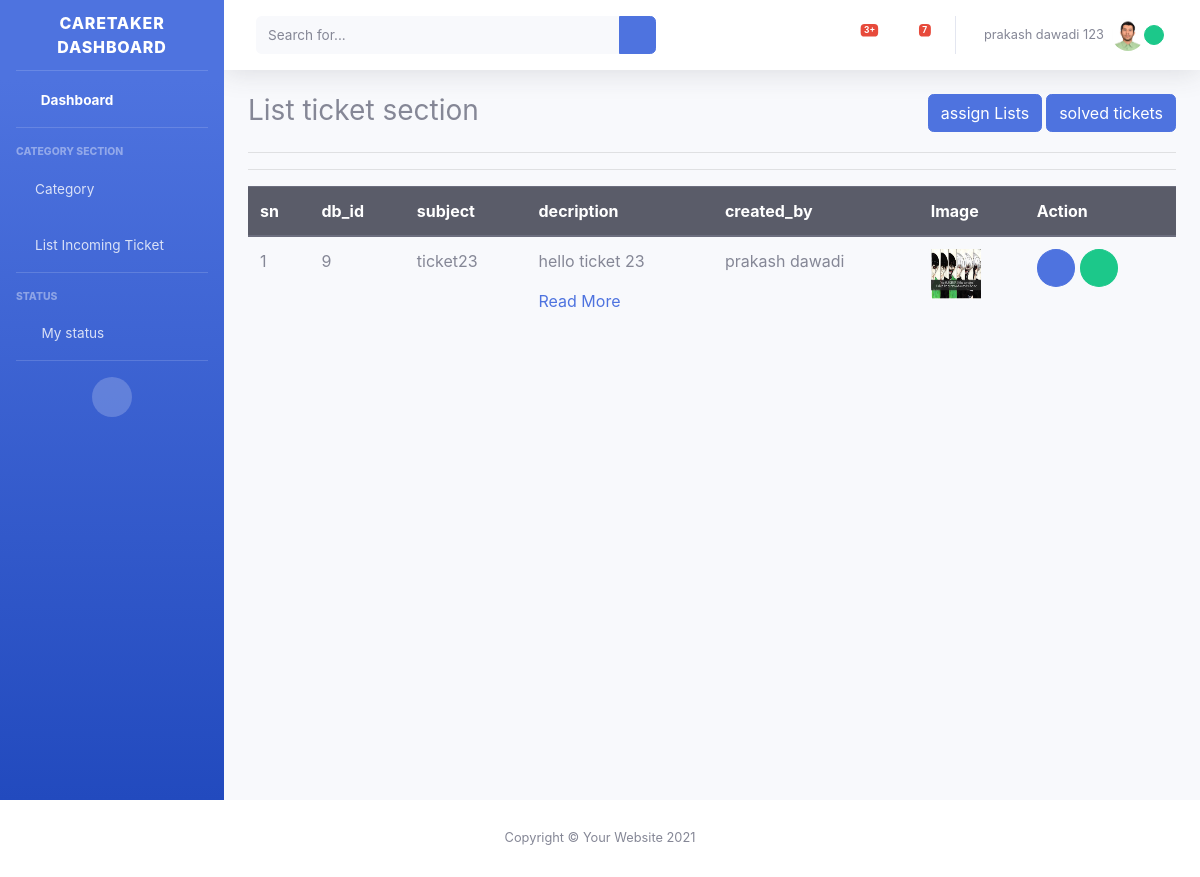
/user/caretaker/incoming-ticket (signed in), run on the app's committed database.
### myUser/models.py (models this page shows, shortened)
class User(AbstractBaseUser):
    email = models.EmailField(unique=True,verbose_name='Email')
    name = models.CharField(max_length=20)
    address = models.CharField(max_length=30)
    phone_no = models.CharField(max_length=10)
    image = models.ImageField(upload_to='user/',null=True,blank=False)
    caretaker_status = models.CharField(max_length=9,choices=status,null=True,blank=True)
    is_customer = models.BooleanField(default=False)
    is_Caretaker = models.BooleanField(default=False)
    is_active = models.BooleanField(default=True)
    is_admin= models.BooleanField(default=False)
    created_at=models.DateTimeField(auto_now_add=True)
    updated_at=models.DateTimeField(auto_now=True)
    objects = UserManager()
    USERNAME_FIELD = 'email'
    REQUIRED_FIELDS  = ['name','address','phone_no']
    def __str__(self):
        return self.name

### Ticket/models.py (models this page shows)
class Ticket(models.Model):
    subject = models.CharField(max_length=30)
    description = models.TextField(max_length=50,blank=True,null=True)
    category  = models.ForeignKey(Category,models.CASCADE,null=True,blank=True)
    image = models.ImageField(upload_to='ticket/',null=True,blank=True)
    status = models.BooleanField(default=1)
    assignStatus = models.BooleanField(null=True,blank=True)
    created_by = models.ForeignKey(User, related_name= 'customerId' , on_delete=models.CASCADE, null=True, blank=True)
    created_at = models.DateTimeField(auto_now_add=True)
    updated_at = models.DateTimeField(auto_now=True)
    def __str__(self):
        return self.subject

### Ticket/views.py (the view, shortened to what this page needs)
# urls.py: path('caretaker/incoming-ticket',views.incomingTicket,name='incoming_ticket'),
@login_required(login_url='caretakerlogin')
def incomingTicket(request):
       if request.user.is_Caretaker and request.user.caretaker_status == 'busy':
           return render(request, 'caretaker/tickets/incoming_tickets.html')
       ticket_exists = ticketAssign.objects.select_related('ticketId').exists()
       if ticket_exists:
            incoming_ticket = Ticket.objects.filter(assignStatus=False)
            print(incoming_ticket)
            data = {
            'ticket_info':incoming_ticket
            }
            return render(request, 'caretaker/tickets/incoming_tickets.html',data)

### templates/careTaker/tickets/incoming_tickets.html (shortened to what this page needs)
{% extends '../../caretaker/includes/dashboardhome.html' %}
  {% load static %}
                {% block 'body' %}
<div class="container-fluid">
    <div class="row" id="dashboardcustomer">
        <div class="col-4">
        <h3 id="customerDashboard">List ticket section</h3>
            </div>
        <div class="col-8">
         <a class=" btn btn-primary top-button"  href="utilities-border.html">solved tickets</a>
         <a class="btn btn-primary top-button mr-1"  href="{% url 'assign_list' %}">assign Lists</a>
                </div>
    </div>
     <hr>
        <hr>
    {% if request.user.caretaker_status == "available" %}
    {% if ticketList %}
    <table class="table ">
        <thead class="thead-dark">
        <tr>
            <th scope="col">sn</th>
            <th scope="col">db_id</th>
            <th>subject</th>
            <th>decription</th>
            <th>Image</th>
            <th>Action</th>
        </tr>
        </thead>
        <tbody>
        {% for t in ticketList %}
        <tr>
            <td>{{forloop.counter}}</td>
            <td>{{t.id}}</td>
            <td>{{t.subject}}</td>
            {% autoescape off %}
            <td>{{t.description|truncatewords:5}} <a href="">Read More</a></td>
            {% endautoescape %}
            {% if t.image %}
            <td>
                <img src="{{t.image.url}}" height="50" width="50" alt="">
            </td>
            {% else %}
            <td>
                empty image
                <img src="" alt="">
            </td>
            {% endif %}
            <td>
                <a href="{% url 'view_details' t.id %}" class="btn btn-primary rounded-circle"><i class="fa fa-eye "
                                                                                                  title="Details info"></i></a>
                <form action="{% url 'ticket_assign' %}" method="POST" class="d-inline">
                    {% csrf_token %}
                    <input type="hidden" value="{{t.id}}" name="ticket">
                    <input type="hidden" value="{{request.user.id}}" name="caretaker">
                    <input type="hidden" value="{{t.created_by_id}}" name="customer">
                    <button type="submit"
                            onclick="return confirm('Are you sure want to assign  category')"
                            class="btn btn-success rounded-circle "><i class="fa fa-user-plus"
                                                                      data-toggle="tooltip" title="assign"></i></button>
                </form>
            </td>
        </tr>
        {% endfor %}
        </tbody>
    </table>
     {% elif ticket_info %}
       <table class="table ">
        <thead class="thead-dark">
        <tr>
            <th scope="col">sn</th>
            <th scope="col">db_id</th>
            <th>subject</th>
            <th>decription</th>
            <th>created_by</th>
            <th>Image</th>
            <th>Action</th>
        </tr>
        </thead>
        <tbody>
        {% for t in ticket_info %}
        <tr>
            <td>{{forloop.counter}}</td>
            <td>{{t.id}}</td>
            <td>{{t.subject}}</td>
            {% autoescape off %}
            <td>{{t.description|truncatewords:5}} <a href="">Read More</a></td>
            {% endautoescape %}
            {% if t.image %}
            <td>{{t.created_by}}</td>
            <td>
                <img src="{{t.image.url}}" height="50" width="50" alt="">
            </td>
            {% else %}
            <td>
                empty image
                <img src="" alt="">
            </td>
            {% endif %}
            <td>
                <a href="{% url 'view_details' t.id %}" class="btn btn-primary rounded-circle"><i class="fa fa-eye "
                                                                                                  title="Details info"></i></a>
                <form action="{% url 'ticket_assign' %}" method="POST" class="d-inline">
                    <button type="submit"
                            onclick="return confirm('Are you sure want to assign  category')"
                            class="btn btn-success rounded-circle "><i class="fa fa-user-plus"
                                                                      data-toggle="tooltip" title="assign"></i></button>
                </form>
            </td>
        </tr>
        {% endfor %}
        </tbody>
    </table>
    {% else %}
    <h4>Sorry! you have not issue a ticket yet </h4>
    {% endif %}
    {% else %}
    <h4>your are in busy state..To view the tickets you must change your status to available </h4>
    {% endif %}
</div>
            {% endblock %}

### templates/careTaker/includes/topbar.html (shortened to what this page needs)
 {% load static %}
                <nav class="navbar navbar-expand navbar-light bg-white topbar mb-4 static-top shadow">
                    <form
                        class="d-none d-sm-inline-block form-inline mr-auto ml-md-3 my-2 my-md-0 mw-100 navbar-search">
                        <div class="input-group">
                            <input type="text" class="form-control bg-light border-0 small" placeholder="Search for..."
                                aria-label="Search" aria-describedby="basic-addon2">
                            <div class="input-group-append">
                                <button class="btn btn-primary" type="button">
                                    <i class="fas fa-search fa-sm"></i>
                                </button>
                            </div>
                        </div>
                    </form>
                    <ul class="navbar-nav ml-auto">
                        <li class="nav-item dropdown no-arrow mx-1">
                            <a class="nav-link dropdown-toggle" href="#" id="alertsDropdown" role="button"
                                data-toggle="dropdown" aria-haspopup="true" aria-expanded="false">
                                <span class="badge badge-danger badge-counter">3+</span>
                            </a>
                        </li>
                        <li class="nav-item dropdown no-arrow mx-1">
                            <a class="nav-link dropdown-toggle" href="#" id="messagesDropdown" role="button"
                                data-toggle="dropdown" aria-haspopup="true" aria-expanded="false">
                                <i class="fas fa-envelope fa-fw"></i>
                                <span class="badge badge-danger badge-counter">7</span>
                            </a>
                        </li>
                        <li class="nav-item dropdown no-arrow">
                            <a class="nav-link dropdown-toggle" href="#" id="userDropdown" role="button"
                                data-toggle="dropdown" aria-haspopup="true" aria-expanded="false">
                                <span class="mr-2 d-none d-lg-inline text-gray-600 small">{{user.name}}</span>
                                {% if user.image %}
                                <img class="img-profile rounded-circle"
                                    src="{{MEDIA_URL}}{{user.image.url}}">
                                {% else %}
                                 <img class="img-profile rounded-circle"
                                    src="{% static 'images/default_image.png' %}">
                                {% endif  %}
                                {% if request.user.caretaker_status == "available" %}
                                <span class="mr-2 d-none d-lg-inline text-gray-600 small"><button class="btn btn-sm btn-circle btn-success" style="border-radius:100px;height:20px; width:20px;"></button></span>
                                {% else %}
                                <span class="mr-2 d-none d-lg-inline text-gray-600 small"><button class="btn btn-sm btn-circle btn-danger" style="border-radius:100px;height:20px; width:20px;"></button></span>
                                {%  endif %}
                            </a>
                        </li>
                    </ul>
                </nav>

### static/css/style.css (style rules this page uses)
.navbar { background-color:black; }
.top-button { float:right; }

### data on the page
User: name "prakash dawadi 123", image (picture)
Ticket: id "9", subject "ticket23", description "hello ticket 23", created_by "prakash dawadi", image (picture)
